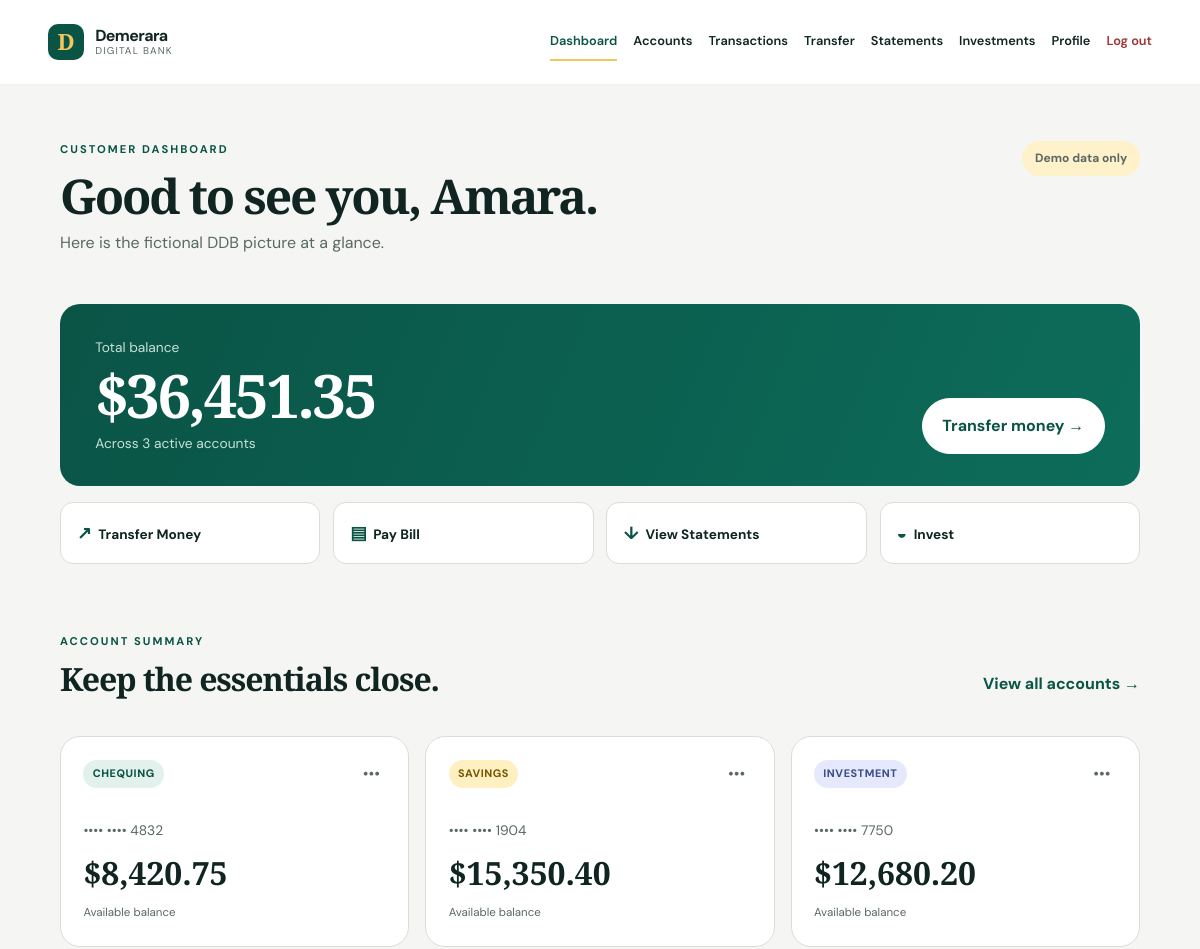
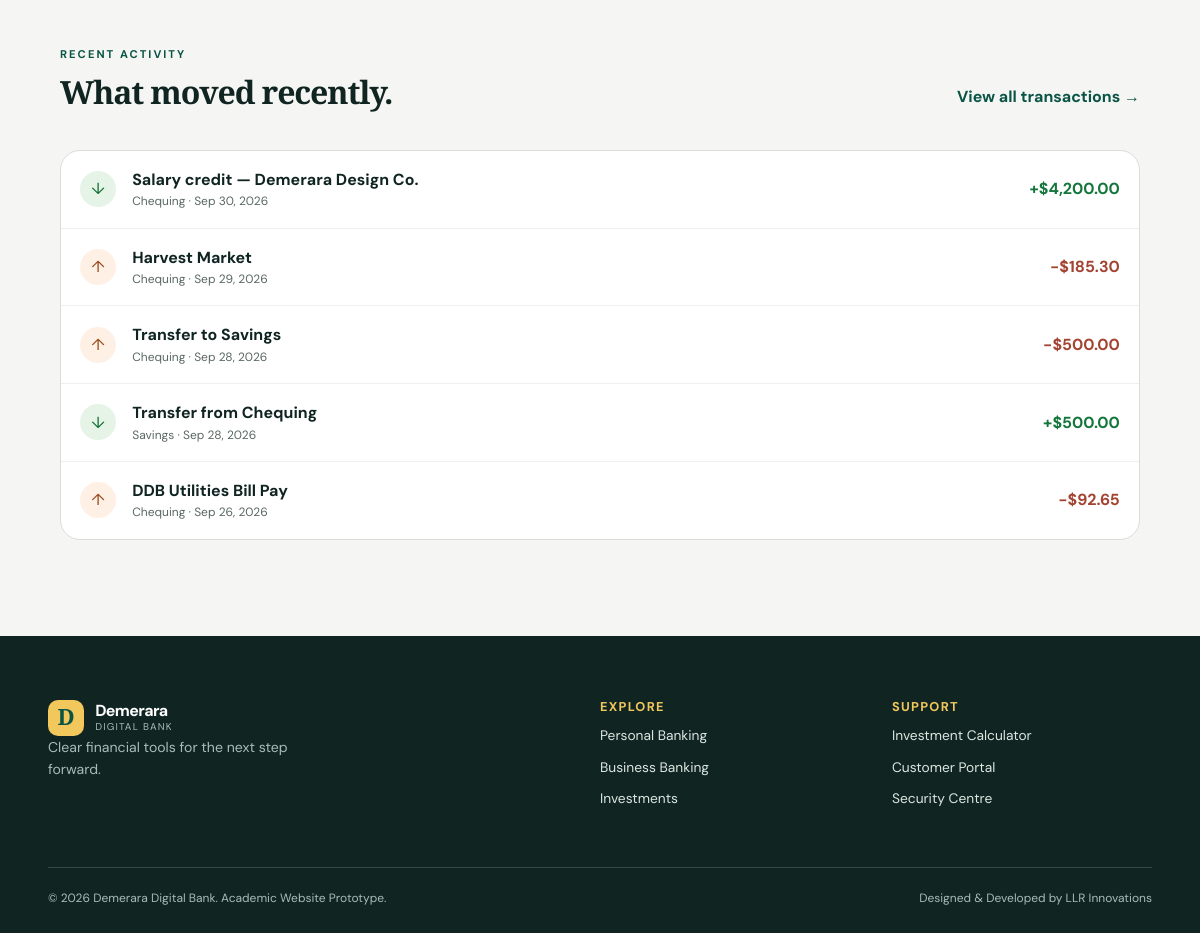
/dashboard.php (signed in), run on the app's committed database (2 pictures, top to bottom).
### tables this page shows
CREATE TABLE users (
    id INT UNSIGNED AUTO_INCREMENT PRIMARY KEY,
    first_name VARCHAR(60) NOT NULL,
    last_name VARCHAR(60) NOT NULL,
    email VARCHAR(120) NOT NULL UNIQUE,
    phone VARCHAR(30) NOT NULL,
    date_of_birth DATE NOT NULL,
    username VARCHAR(40) NOT NULL UNIQUE,
    password VARCHAR(255) NOT NULL,
    created_at TIMESTAMP DEFAULT CURRENT_TIMESTAMP
);

CREATE TABLE accounts (
    id INT UNSIGNED AUTO_INCREMENT PRIMARY KEY,
    user_id INT UNSIGNED NOT NULL,
    account_number VARCHAR(24) NOT NULL UNIQUE,
    account_type VARCHAR(40) NOT NULL,
    balance DECIMAL(12,2) NOT NULL DEFAULT 0.00,
    status VARCHAR(20) NOT NULL DEFAULT 'Active',
    CONSTRAINT fk_accounts_user FOREIGN KEY (user_id) REFERENCES users(id) ON DELETE CASCADE
);

CREATE TABLE transactions (
    id INT UNSIGNED AUTO_INCREMENT PRIMARY KEY,
    account_id INT UNSIGNED NOT NULL,
    transaction_type VARCHAR(30) NOT NULL,
    description VARCHAR(180) NOT NULL,
    amount DECIMAL(12,2) NOT NULL,
    transaction_date DATETIME NOT NULL DEFAULT CURRENT_TIMESTAMP,
    CONSTRAINT fk_transactions_account FOREIGN KEY (account_id) REFERENCES accounts(id) ON DELETE CASCADE,
    INDEX idx_transactions_account_date (account_id, transaction_date)
);

### includes/helpers.php (called while the page is built, shortened)
<?php
function e(?string $value): string
{
    return htmlspecialchars((string) $value, ENT_QUOTES, 'UTF-8');
}
function money(float|string $value): string
{
    return '$' . number_format((float) $value, 2);
}
function mask_account(string $number): string
{
    $lastFour = substr(preg_replace('/\D/', '', $number), -4);
    return '•••• •••• ' . $lastFour;
}
function date_label(string $date): string
{
    return date('M j, Y', strtotime($date));
}
function account_badge_class(string $type): string
{
    return strtolower(str_replace(' ', '-', $type));
}
function active_link(string $file, string $current): string
{
    return $file === $current ? 'aria-current="page"' : '';
}

### dashboard.php (the view, shortened to what this page needs)
<?php
require_once __DIR__ . '/includes/auth.php';
require_once __DIR__ . '/includes/helpers.php';
$pdo = db();
$userId = $_SESSION['user_id'];
$userStatement = $pdo->prepare('SELECT first_name, last_name FROM users WHERE id = ?'); $userStatement->execute([$userId]); $user = $userStatement->fetch();
$accountsStatement = $pdo->prepare('SELECT * FROM accounts WHERE user_id = ? ORDER BY FIELD(account_type, "Chequing", "Savings", "Investment")'); $accountsStatement->execute([$userId]); $accounts = $accountsStatement->fetchAll();
$total = array_sum(array_map(fn($account) => (float) $account['balance'], $accounts));
$transactionsStatement = $pdo->prepare('SELECT t.*, a.account_type FROM transactions t JOIN accounts a ON a.id = t.account_id WHERE a.user_id = ? ORDER BY t.transaction_date DESC LIMIT 5'); $transactionsStatement->execute([$userId]); $transactions = $transactionsStatement->fetchAll();
$pageTitle = 'Dashboard'; $portal = true; require __DIR__ . '/includes/header.php';
?>
<section class="portal-shell"><div class="portal-welcome"><div><p class="eyebrow">Customer dashboard</p><h1>Good to see you, <?= e($user['first_name'] ?? 'Member') ?>.</h1><p>Here is the fictional DDB picture at a glance.</p></div><p class="demo-badge">Demo data only</p></div><div class="balance-hero"><div><span>Total balance</span><strong><?= money($total) ?></strong><p>Across <?= count($accounts) ?> active accounts</p></div><a class="button button-light" href="transfer.php">Transfer money →</a></div><div class="quick-actions" aria-label="Quick actions"><a href="transfer.php"><span>↗</span>Transfer Money</a><a href="statements.php"><span>▤</span>Pay Bill</a><a href="statements.php"><span>↓</span>View Statements</a><a href="portfolio.php"><span>◒</span>Invest</a></div><section class="portal-section"><div class="section-heading portal-heading"><div><p class="eyebrow">Account summary</p><h2>Keep the essentials close.</h2></div><a class="text-action" href="accounts.php">View all accounts →</a></div><div class="account-cards"><?php foreach ($accounts as $account): ?><article class="account-card"><div class="account-card-top"><span class="account-pill <?= e(account_badge_class($account['account_type'])) ?>"><?= e($account['account_type']) ?></span><button type="button" class="icon-button" aria-label="More options">•••</button></div><p><?= e(mask_account($account['account_number'])) ?></p><strong><?= money($account['balance']) ?></strong><small>Available balance</small></article><?php endforeach; ?></div></section><section class="portal-section"><div class="section-heading portal-heading"><div><p class="eyebrow">Recent activity</p><h2>What moved recently.</h2></div><a class="text-action" href="transactions.php">View all transactions →</a></div><div class="transaction-panel"><?php foreach ($transactions as $transaction): ?><div class="transaction-line"><div class="transaction-icon <?= (float)$transaction['amount'] >= 0 ? 'credit' : 'debit' ?>" aria-hidden="true"><?= (float)$transaction['amount'] >= 0 ? '↓' : '↑' ?></div><div><strong><?= e($transaction['description']) ?></strong><span><?= e($transaction['account_type']) ?> · <?= e(date_label($transaction['transaction_date'])) ?></span></div><b class="<?= (float)$transaction['amount'] >= 0 ? 'amount-credit' : 'amount-debit' ?>"><?= (float)$transaction['amount'] >= 0 ? '+' : '−' ?><?= money(abs((float)$transaction['amount'])) ?></b></div><?php endforeach; ?></div></section></section>
<?php require __DIR__ . '/includes/footer.php'; ?>

### includes/header.php (shortened to what this page needs)
<?php
require_once __DIR__ . '/auth.php';
require_once __DIR__ . '/helpers.php';
$portal = $portal ?? false;
$currentPage = basename($_SERVER['PHP_SELF'] ?? 'index.php');
?>
<!doctype html>
<html lang="en">
<head>
    <link rel="stylesheet" href="css/style.css">
</head>
<body class="<?= $portal ? 'portal-body' : 'public-body' ?>">
<header class="site-header <?= $portal ? 'portal-header' : '' ?>">
    <div class="nav-shell">
        <a class="brand" href="<?= $portal ? 'dashboard.php' : 'index.php' ?>" aria-label="Demerara Digital Bank home">
            <span class="brand-mark" aria-hidden="true">D</span>
            <span><strong>Demerara</strong><small>Digital Bank</small></span>
        </a>
        <?php if ($portal): ?>
            <nav id="primary-menu" class="primary-nav portal-nav" aria-label="Customer portal">
                <a <?= active_link('dashboard.php', $currentPage) ?> href="dashboard.php">Dashboard</a>
                <a <?= active_link('accounts.php', $currentPage) ?> href="accounts.php">Accounts</a>
                <a <?= active_link('transactions.php', $currentPage) ?> href="transactions.php">Transactions</a>
                <a <?= active_link('transfer.php', $currentPage) ?> href="transfer.php">Transfer</a>
                <a <?= active_link('statements.php', $currentPage) ?> href="statements.php">Statements</a>
                <a <?= active_link('portfolio.php', $currentPage) ?> href="portfolio.php">Investments</a>
                <a <?= active_link('profile.php', $currentPage) ?> href="profile.php">Profile</a>
                <a class="logout-link" href="logout.php">Log out</a>
            </nav>
        <?php endif; ?>
    </div>
</header>
<main id="main-content">

### includes/footer.php (shortened to what this page needs)
</main>
<footer class="site-footer">
    <div class="footer-grid">
        <div>
            <a class="brand footer-brand" href="index.php"><span class="brand-mark" aria-hidden="true">D</span><span><strong>Demerara</strong><small>Digital Bank</small></span></a>
            <p>Clear financial tools for the next step forward.</p>
        </div>
        <div>
            <h2>Explore</h2>
            <a href="personal-banking.php">Personal Banking</a>
            <a href="business.php">Business Banking</a>
            <a href="investments.php">Investments</a>
        </div>
        <div>
            <h2>Support</h2>
            <a href="calculator.php">Investment Calculator</a>
            <a href="login.php">Customer Portal</a>
            <a href="index.php#security">Security Centre</a>
        </div>
    </div>
    <div class="footer-bottom">
        <p>© <?= date('Y') ?> Demerara Digital Bank. Academic Website Prototype.</p>
        <p>Designed &amp; Developed by LLR Innovations</p>
    </div>
</footer>
</body>
</html>

### data on the page
users: first_name "Amara"
accounts: account_type "CHEQUING", account_number "•••• •••• 4832", balance "$8,420.75"
accounts: account_type "SAVINGS", account_number "•••• •••• 1904", balance "$15,350.40"
accounts: account_type "INVESTMENT", account_number "•••• •••• 7750", balance "$12,680.20"
transactions: description "Salary credit — Demerara Design Co.", account.account_type "Chequing", transaction_date "Sep 30, 2026", amount "$4,200.00"
transactions: description "Harvest Market", account.account_type "Chequing", transaction_date "Sep 29, 2026", amount "$185.30"
transactions: description "Transfer to Savings", account.account_type "Chequing", transaction_date "Sep 28, 2026", amount "$500.00"
transactions: description "Transfer from Chequing", account.account_type "Savings", transaction_date "Sep 28, 2026", amount "$500.00"
transactions: description "DDB Utilities Bill Pay", account.account_type "Chequing", transaction_date "Sep 26, 2026", amount "$92.65"

### other printed values
money($total) "$36,451.35"
count($accounts) "3"
